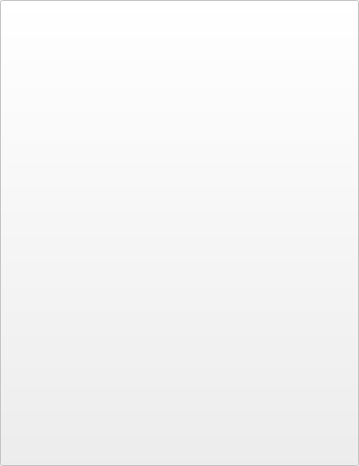
<?xml version="1.0" encoding="UTF-8"?>
<ui version="4.0">
 <class>Form</class>
 <widget class="QWidget" name="Form">
  <property name="enabled">
   <bool>false</bool>
  </property>
  <property name="geometry">
   <rect>
    <x>0</x>
    <y>0</y>
    <width>359</width>
    <height>466</height>
   </rect>
  </property>
  <property name="windowTitle">
   <string>关于</string>
  </property>
  <property name="autoFillBackground">
   <bool>false</bool>
  </property>
  <layout class="QHBoxLayout" name="horizontalLayout">
   <property name="spacing">
    <number>0</number>
   </property>
   <property name="leftMargin">
    <number>0</number>
   </property>
   <property name="topMargin">
    <number>0</number>
   </property>
   <property name="rightMargin">
    <number>0</number>
   </property>
   <property name="bottomMargin">
    <number>0</number>
   </property>
   <item>
    <widget class="QPushButton" name="pushButton">
     <property name="enabled">
      <bool>false</bool>
     </property>
     <property name="minimumSize">
      <size>
       <width>359</width>
       <height>466</height>
      </size>
     </property>
     <property name="maximumSize">
      <size>
       <width>359</width>
       <height>466</height>
      </size>
     </property>
     <property name="text">
      <string/>
     </property>
     <property name="icon">
      <iconset>
       <disabledon>贴图/banben.png</disabledon>
      </iconset>
     </property>
     <property name="iconSize">
      <size>
       <width>359</width>
       <height>466</height>
      </size>
     </property>
    </widget>
   </item>
  </layout>
 </widget>
 <resources/>
 <connections/>
</ui>
